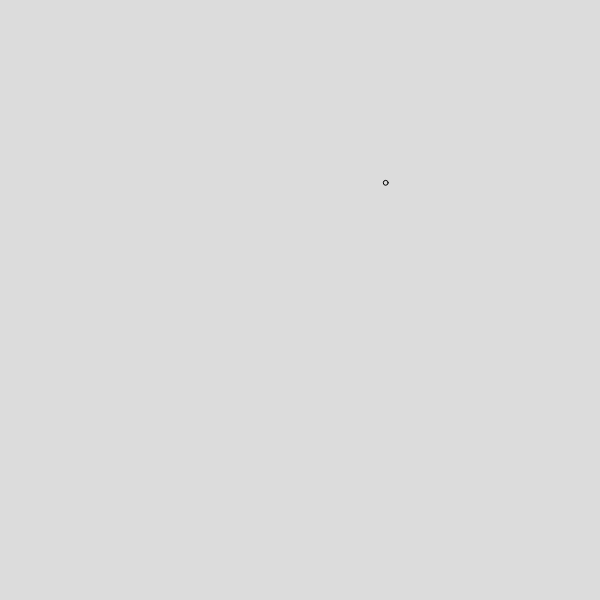
Frame 1 (no input)
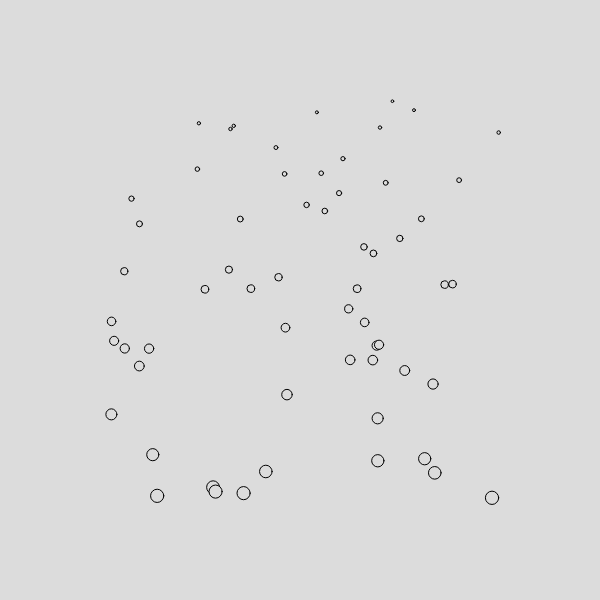
Frame 60 (no input)
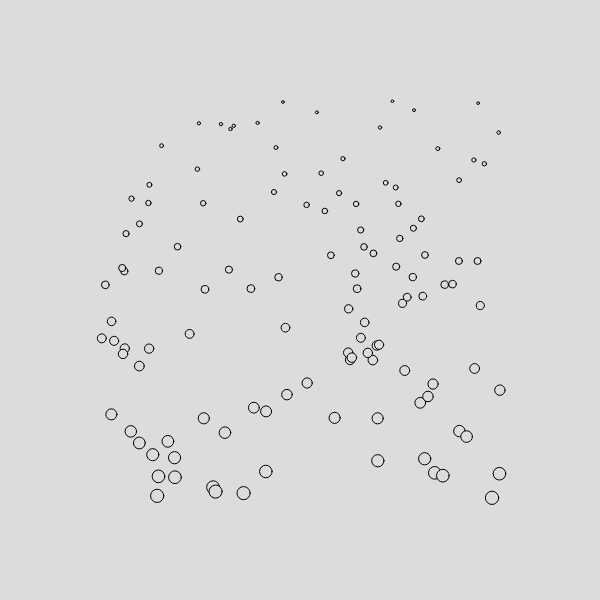
Frame 120 (the mouse pressed at the canvas centre since frame 60)

The p5.js sketch that drew these frames (run headless with seeded random() and noise() and a simulated clock; from frame 60 on, the mouse is pressed at the canvas centre):

// p5.js sketch
// ── sketch.js
function setup() {
  createCanvas(600, 600);
  background(220);
}

function draw() {
  let margen = 100
  let x = random(margen, width-margen)
  let y = random(margen, height-margen)
  let w = map(y, 0, width, 0, 16)
  fill(220)
  ellipse(x, y, w)
}
